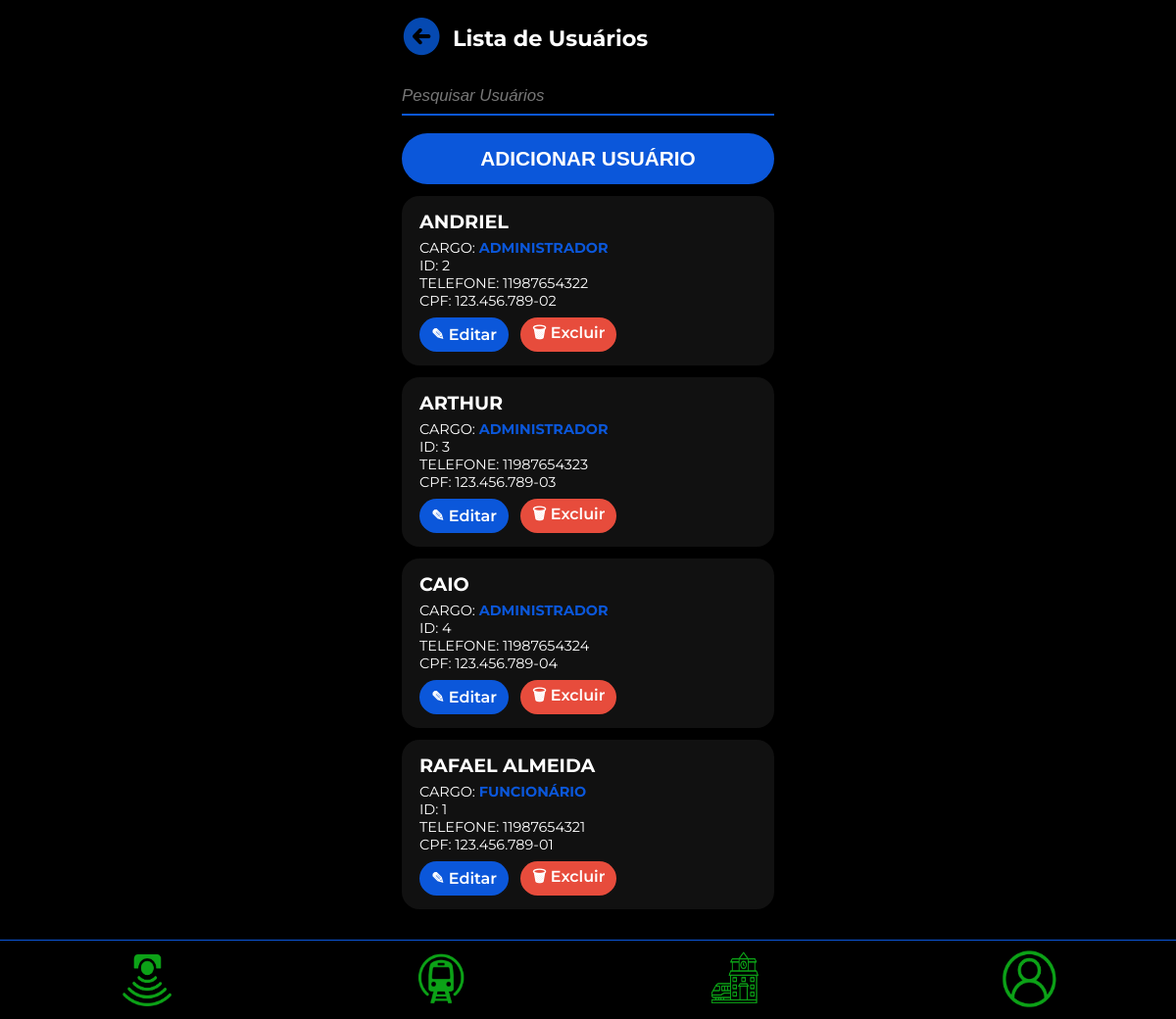
The app's page /private/lista_usuarios.php with its own data.
### tables this page shows
CREATE TABLE `usuario` (
  `id_usuario` int NOT NULL,
  `nome_completo` varchar(120) NOT NULL,
  `email` varchar(100) NOT NULL,
  `telefone` varchar(11) NOT NULL,
  `cep` varchar(8) NOT NULL,
  `cpf` varchar(11) NOT NULL,
  `senha` varchar(255) NOT NULL,
  `tipo_usuario` int NOT NULL,
  `data_criacao` timestamp NULL DEFAULT CURRENT_TIMESTAMP
);

### private/lista_usuarios.php (the view, shortened to what this page needs)
<?php
include '../public/db.php';
$search = $_GET['search'] ?? '';
if ($search) {
    $like = "%$search%";
    $stmt = $conn->prepare("SELECT id_usuario, nome_completo, cpf, telefone, tipo_usuario FROM usuario WHERE nome_completo LIKE ? ORDER BY nome_completo ASC");
    $stmt->bind_param("s", $like);
    $stmt->execute();
    $result = $stmt->get_result();
} else {
    $result = $conn->query("SELECT id_usuario, nome_completo, cpf, telefone, tipo_usuario FROM usuario ORDER BY nome_completo ASC");
}
?>
<!DOCTYPE html>
<html lang="pt-br">
<head>
</head>
<body>
<div class="container" role="main" aria-label="Lista de usuários">
  <header>
    <a href="pagina_inicial_adm.php" class="back-btn" aria-label="Voltar"><img src="../assets/icons/seta_esquerda.png" alt="Voltar"></a>
    <h1>Lista de Usuários</h1>
  </header>
  <form class="search-form" method="get" action="">
    <input type="search" name="search" placeholder="Pesquisar Usuários" value="<?php echo htmlspecialchars($search); ?>" aria-label="Pesquisar Usuários" />
  </form>
  <button class="btn-add" onclick="location.href='cadastrar_user.php'">ADICIONAR USUÁRIO</button>
  <?php
    if ($result->num_rows === 0) {
      echo '<p style="color:#777; text-align:center;">Nenhum usuário encontrado.</p>';
    } else {
      while ($user = $result->fetch_assoc()) {
        $cargo_texto = ($user['tipo_usuario'] == 2) ? 'ADMINISTRADOR' : 'FUNCIONÁRIO';
        $cpf_formt = preg_replace('/(\d{3})(\d{3})(\d{3})(\d{2})/', '$1.$2.$3-$4', $user['cpf']);
  ?>
    <article class="user-card" tabindex="0" aria-label="Usuário <?php echo htmlspecialchars($user['nome_completo']); ?>">
      <strong class="nome"><?php echo htmlspecialchars($user['nome_completo']); ?></strong>
      <div class="dados">
        CARGO: <span class="cargo"><?php echo $cargo_texto; ?></span><br/>
        ID: <?php echo $user['id_usuario']; ?><br/>
        TELEFONE: <?php echo htmlspecialchars($user['telefone']); ?><br/>
        CPF: <?php echo $cpf_formt; ?>
      </div>
      <div class="acoes">
        <a href="crud/update_usuarios.php?id=<?php echo $user['id_usuario']; ?>" class="acao-btn" title="Editar Usuário">&#9998; Editar</a>
        <a href="crud/delete_usuarios.php?id=<?php echo $user['id_usuario']; ?>" class="acao-btn delete" title="Excluir Usuário" onclick="return confirm('Confirma exclusão?');">&#128465; Excluir</a>
      </div>
    </article>
  <?php }} ?>
</div>
<footer role="contentinfo" aria-label="Menu principal">
  <?php
  $menu = ['sensores' => 'tela_sensor_icon.png', 'trens' => 'tela_tren_icon.png', 'estacoes' => 'tela_estacao_icon.png', 'perfil' => 'tela_perfil_icon.png'];
  foreach($menu as $page => $icon): ?>
      <form action="" method="post" style="display:inline;">
          <button type="submit" title="<?= ucfirst($page) ?>"><img src="../assets/icons/<?= $icon ?>" alt="Ícone <?= $page ?>"></button>
      </form>
  <?php endforeach; ?>
</footer>
</body>
</html>

### private/lista_usuarios.php (style rules this page uses)
body { margin: 0; font-family: 'Montserrat', sans-serif; background: #000; color: white; display: flex; justify-content: center; }
.container { width: 100%; max-width: 380px; padding: 10px 15px 100px; }
header { display: flex; align-items: center; gap: 12px; margin-bottom: 12px; }
header a.back-btn { text-decoration: none; color: #0B57DA; font-weight: 700; font-size: 1.3rem; }
header a.back-btn img { width: 40px; height: 40px; }
h1 { font-size: 1.4rem; font-weight: 700; }
form.search-form input[type="search"] { width: 100%; background: none; border: none; border-bottom: 2.5px solid #0B57DA; color: white; font-size: 1.05rem; padding: 8px 0; margin-bottom: 18px; outline: none; }
form.search-form input::placeholder { color: #777; font-style: italic; }
button.btn-add { width: 100%; background: #0B57DA; border-radius: 30px; border: none; padding: 14px; font-size: 1.3rem; font-weight: 700; color: white; margin-bottom: 12px; cursor: pointer; user-select: none; transition: background-color 0.3s ease; }
article.user-card { background: #111; border-radius: 18px; padding: 14px 18px; margin-bottom: 12px; }
article.user-card strong.nome { font-weight: 700; font-size: 1.2rem; text-transform: uppercase; margin-bottom: 6px; display: block; }
article.user-card span.cargo { color: #0B57DA; font-weight: 700; }
article.user-card .dados { font-size: 0.9rem; margin-bottom: 8px; }
article.user-card .acoes { display: flex; gap: 12px; }
a.acao-btn { background: #0B57DA; padding: 4px 12px; border-radius: 30px; color: white; font-weight: 600; text-decoration: none; font-size: 1rem; user-select: none; display: flex; align-items: center; gap: 5px; transition: background-color 0.3s ease; }
a.acao-btn.delete { background: #e74c3c; color: #fff; }
footer { position: fixed; bottom: 0; left: 0; right: 0; height: 80px; background: #000; border-top: 1px solid #0B57DA; display: flex; justify-content: space-around; align-items: center; user-select: none; }
footer form { display: inline; }
footer button { border: none; background: none; cursor: pointer; }
footer img { width: 60px; height: 60px; }

### records on screen
usuario: nome_completo "ANDRIEL", tipo_usuario "ADMINISTRADOR", id_usuario "2", telefone "11987654322", cpf "123.456.789-02"
usuario: nome_completo "ARTHUR", tipo_usuario "ADMINISTRADOR", id_usuario "3", telefone "11987654323", cpf "123.456.789-03"
usuario: nome_completo "CAIO", tipo_usuario "ADMINISTRADOR", id_usuario "4", telefone "11987654324", cpf "123.456.789-04"
usuario: nome_completo "RAFAEL ALMEIDA", tipo_usuario "FUNCIONÁRIO", id_usuario "1", telefone "11987654321", cpf "123.456.789-01"
